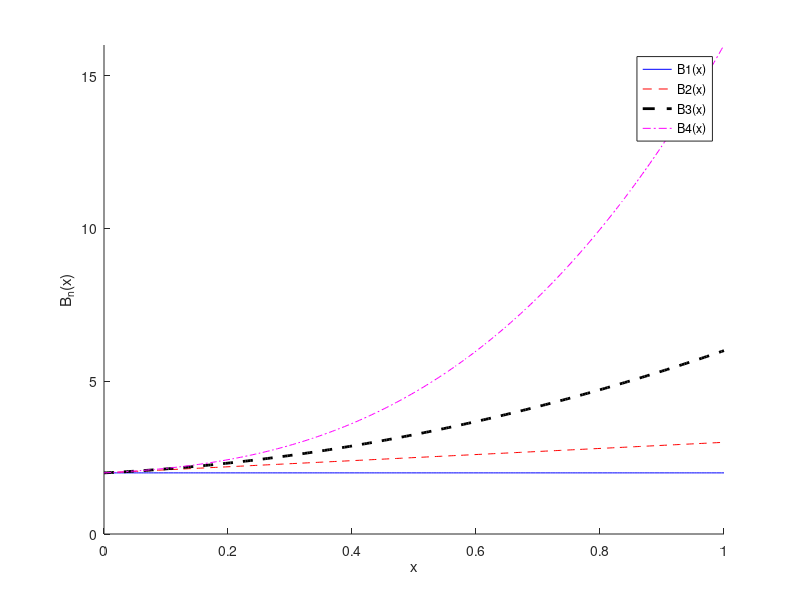

This chart was generated by the following MATLAB code:
x_vals = 0:0.004:1; 

n_max = 4;

B = cell(1, n_max + 1);

B{1} = zeros(size(x_vals));

for n = 1:n_max
    B_n = ones(size(x_vals));
    for k = 0:n-1
        B_n = B_n + nchoosek(n-1, k) * B{k+1} .* x_vals.^(n-k);
    end
    B{n+1} = B_n;
end

for n = 2:n_max+1
    B{n} = B{n} + 1;
end

figure;
hold on;
colors = ['b', 'r', 'g', 'm'];
line_types = {'-', '--', ':', '-.'};

for n = 1:n_max
    plot(x_vals, B{n+1}, 'Color', colors(n), 'LineStyle', line_types{n}, 'DisplayName', sprintf('B%d(x)', n));
end

set(findobj('DisplayName', 'B3(x)'), 'Color', 'k', 'LineWidth', 2, 'LineStyle', '--');

legend;
xlabel('x');
ylabel('B_n(x)');
yticks(0:5:15);
ylim([0, 16]);
xlim([0, 1]); 
hold off;
